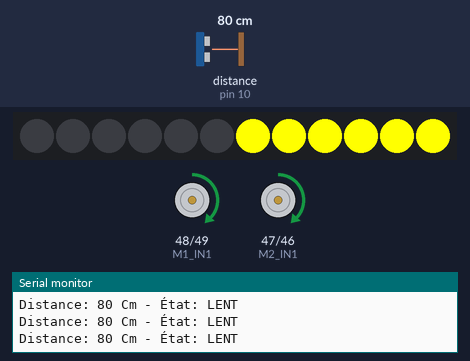
A sketch run on a simulated Arduino Mega 2560, built with avr-gcc and run on an emulated ATmega2560. On the bench: 12 RGB LEDs in strip order, left to right, motor-driver pin pairs drawn as motors (green arrow = first pin HIGH = forward, orange = second pin HIGH = backward, longer = more drive, scaled by the enable pin), the last lines printed to the serial monitor. The test bench sets the inputs (shaded band); at power-on: distance to the obstacle (sensor on pin 10) 80 cm.

Above: at 1.2 s.
1.3 s: distance to the obstacle (sensor on pin 10) set to 32 cm
2.8 s: distance to the obstacle (sensor on pin 10) set to 28 cm
At 3.7 s:
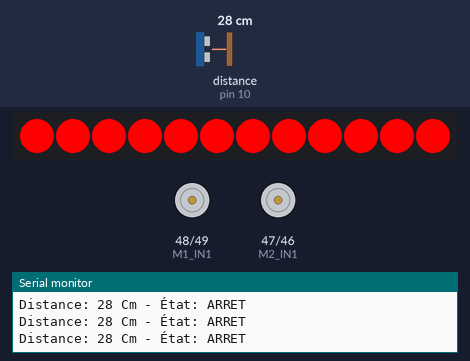
5.8 s: distance to the obstacle (sensor on pin 10) set to 120 cm
At 8.0 s:
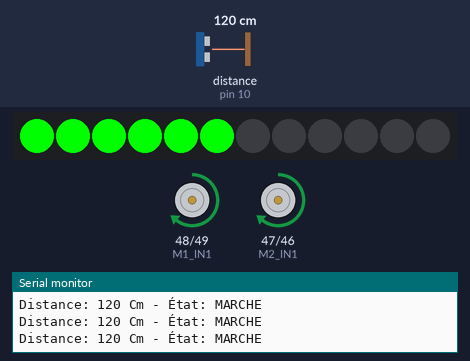
8.3 s: distance to the obstacle (sensor on pin 10) set to 105 cm
9.8 s: distance to the obstacle (sensor on pin 10) set to 94 cm
At 10.3 s:
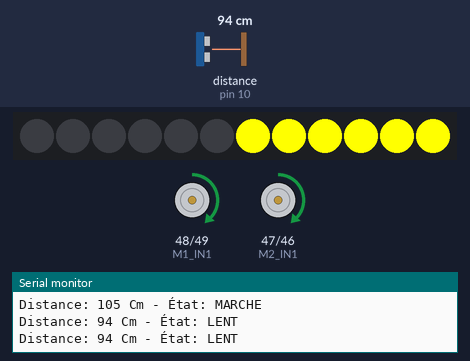
11.3 s: distance to the obstacle (sensor on pin 10) set to 2 cm
At 14.1 s:
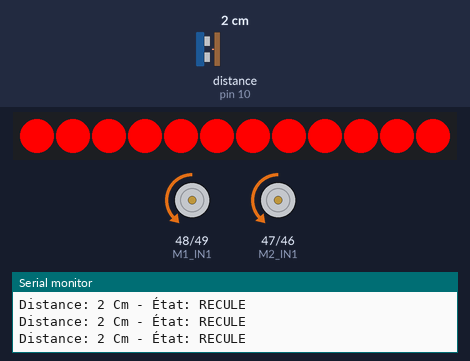
Timing chart, 0 to 15.3 s (numbered marks = the images above; inputs shaded):
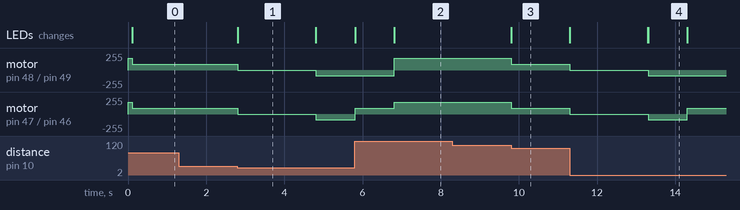

The sketch:

labo_02.ino
```cpp
#include <MeAuriga.h>

#define LEDNUM  12
#define LEDPIN  44
#define RINGALLLEDS 0

#define BAUDS 115200

MeRGBLed led(PORT0, LEDNUM);
MeUltrasonicSensor ultraSensor(PORT_10);

enum Etat {
  MARCHE,
  LENT,
  ARRET,
  RECULE,
  PIVOTE
} etatCourant = MARCHE;

const int M1_PWM = 11;
const int M1_IN1 = 48;
const int M1_IN2 = 49;

const int M2_PWM = 10;
const int M2_IN1 = 47;
const int M2_IN2 = 46;

int vitesseDeCroissiere = 255 * 0.70;
int vitesseDeRalentissement = vitesseDeCroissiere * 0.50;

unsigned long tempsActuel = 0;
int distance = 0;

void setup()
{
  led.setpin(LEDPIN);
  Serial.begin(BAUDS);

  pinMode(M1_IN1, OUTPUT);
  pinMode(M1_IN2, OUTPUT);
  pinMode(M1_PWM, OUTPUT);

  pinMode(M2_IN1, OUTPUT);
  pinMode(M2_IN2, OUTPUT);
  pinMode(M2_PWM, OUTPUT);
}

void loop()
{
  tempsActuel = millis();
  distance = LectureDeDistance(tempsActuel);
  gestionnaireEtats(tempsActuel);
  AffichageEcran(tempsActuel, distance);
}

int LectureDeDistance(unsigned long t)
{
  static unsigned long TempsDerniereLecture = 0;
  static int dernierResultat = 100;
  int delaiDeLecture = 100;

  if (t - TempsDerniereLecture < delaiDeLecture) return dernierResultat;

  TempsDerniereLecture = t;

  dernierResultat = ultraSensor.distanceCm();

  return dernierResultat;
}

void AffichageEcran(unsigned long t, int d)
{
  static unsigned long dernierAffichage = 0;
  int delaiAffichage = 250;

  if (t - dernierAffichage < delaiAffichage) return;
  dernierAffichage = t;

  Serial.print("Distance: ");
  Serial.print(d);
  Serial.print(" Cm - État: ");

  switch (etatCourant)
  {
    case MARCHE: Serial.println("MARCHE"); break;
    case LENT: Serial.println("LENT"); break;
    case ARRET: Serial.println("ARRET"); break;
    case RECULE: Serial.println("RECULE"); break;
    case PIVOTE: Serial.println("PIVOTE"); break;

  }
}

void EteindreLesLeds()
{
  led.setColor(0, 0, 0);
  led.show();
}

void AllumerLedsAvants()
{
  for (int i = 0; i < LEDNUM / 2; i++)
  {

    led.setColorAt(i, 0, 255, 0);
  }
  led.show();

}

void AllumerLedsArrieres()
{

  for (int i = LEDNUM / 2; i < LEDNUM; i++)
  {
    led.setColorAt(i, 255, 255, 0);
  }
  led.show();
}

void AllumerAnneauLeds()
{
  led.setColor(RINGALLLEDS, 255, 0, 0);
  led.show();
}

void Avancer(int v)
{
  digitalWrite(M1_IN2, LOW);  digitalWrite(M1_IN1, HIGH);  analogWrite(M1_PWM, v);
  digitalWrite(M2_IN2, LOW); digitalWrite(M2_IN1, HIGH);   analogWrite(M2_PWM, v);
}

void Reculer(int v)
{
  digitalWrite(M1_IN2, HIGH); digitalWrite(M1_IN1, LOW);   analogWrite(M1_PWM, v);
  digitalWrite(M2_IN2, HIGH);  digitalWrite(M2_IN1, LOW);  analogWrite(M2_PWM, v);
}

void Pivoter(int v)
{
  digitalWrite(M1_IN2, HIGH);  digitalWrite(M1_IN1, LOW);  analogWrite(M1_PWM, v);
  digitalWrite(M2_IN2, LOW);  digitalWrite(M2_IN1, HIGH);  analogWrite(M2_PWM, v);
}

void Arreter()
{
  analogWrite(M1_PWM, 0);
  analogWrite(M2_PWM, 0);
}

void EtatMarche(){
  static bool premiereFois = true;
  const int distanceRalentissement = 100;

  if (premiereFois)
  {
    AllumerLedsAvants();
    premiereFois = false;
    return;
  }

  Avancer(vitesseDeCroissiere);

  bool transition = distance < distanceRalentissement;

  if (transition)
  {
    EteindreLesLeds();
    premiereFois = true;
    etatCourant = LENT;
  }

}

void EtatLent()
{
  static bool premiereFois = true;
  const int distanceRalentissement = 100;
  const int distanceArret = 30;

  if (premiereFois)
  {
    AllumerLedsArrieres();
    premiereFois = false;
    return;
  }

  Avancer(vitesseDeRalentissement);

  bool transitionA = distance >= distanceRalentissement;
  bool transitionB = distance < distanceArret;

  if (transitionA)
  {
    EteindreLesLeds();
    premiereFois = true;
    etatCourant = MARCHE;
  }

  if (transitionB)
  {
    EteindreLesLeds();
    premiereFois = true;
    etatCourant = ARRET;
  }

}

void EtatArret(unsigned long t)
{
  static unsigned long tempsDeSortie = 0;
  static bool premiereFois = true;
  const int delaiArret = 2000;

  if (premiereFois)
  {
    AllumerAnneauLeds();
    tempsDeSortie = t + delaiArret;
    premiereFois = false;
    return;
  }

  Arreter();

  bool transition = t > tempsDeSortie;

  if (transition)
  {
    EteindreLesLeds();
    premiereFois = true;
    etatCourant = RECULE;
  }

}

void EtatRecule(unsigned long t)
{
  static unsigned long tempsDeSortie = 0;
  static bool premiereFois = true;
  const int delaiDeRecul = 1000;

  if (premiereFois)
  {
    AllumerAnneauLeds();
    tempsDeSortie = t + delaiDeRecul;
    premiereFois = false;
    return;
  }

  Reculer(vitesseDeRalentissement);

  bool transition = t > tempsDeSortie;

  if (transition)
  {
    EteindreLesLeds();
    premiereFois = true;
    etatCourant = PIVOTE;
  }

}

void EtatPivote(unsigned long t)
{
  static unsigned long tempsDeSortie = 0;
  static bool premiereFois = true;
  const int delaiDePivotement = 1000;

  if (premiereFois)
  {
    AllumerAnneauLeds();
    tempsDeSortie = t + delaiDePivotement;
    premiereFois = false;
    return;
  }

  Pivoter(vitesseDeRalentissement);

  bool transition = t >= tempsDeSortie;

  if (transition)
  {
    EteindreLesLeds();
    premiereFois = true;
    etatCourant = MARCHE;
  }


}

void gestionnaireEtats(unsigned long t)
{
  switch (etatCourant)
  {
    case MARCHE: EtatMarche(); break;
    case LENT: EtatLent(); break;
    case ARRET: EtatArret(t); break;
    case RECULE: EtatRecule(t); break;
    case PIVOTE: EtatPivote(t); break;

  }
}
```

Measured:
- the behaviour switches between 30 and 29 cm on distance to the obstacle (sensor on pin 10) (found by bisection; images 0 and 1)
- the behaviour switches between 100 and 99 cm on distance to the obstacle (sensor on pin 10) (found by bisection; images 2 and 3)
- after the input at 2.8 s, motor on pin 48 (M1_IN1) / pin 49 (M1_IN2), motor on pin 47 (M2_IN1) / pin 46 (M2_IN2): forward 89/255 → stopped at once, → backward 89/255 2.0 s later; the LEDs: first change at once (image 1 shows a later state)
- after the input at 5.8 s, motor on pin 48 (M1_IN1) / pin 49 (M1_IN2): backward 89/255 → forward 178/255 after 1.0 s; the LEDs: first differ from a run without the input after 1.0 s (image 2)
- after the input at 9.8 s, motor on pin 48 (M1_IN1) / pin 49 (M1_IN2), motor on pin 47 (M2_IN1) / pin 46 (M2_IN2): forward 178/255 → forward 89/255 at once; the LEDs: first change at once (image 3 shows a later state)
- after the input at 11.3 s, motor on pin 48 (M1_IN1) / pin 49 (M1_IN2): forward 89/255 → stopped at once, → backward 89/255 2.0 s later; motor on pin 47 (M2_IN1) / pin 46 (M2_IN2): forward 89/255 → stopped at once, → backward 89/255 2.0 s later, → forward 89/255 1.0 s later; the LEDs: first change at once (image 4 shows a later state)
- what the display in image 1 shows lasts 2.0 s, from 2.8 s to 4.8 s
